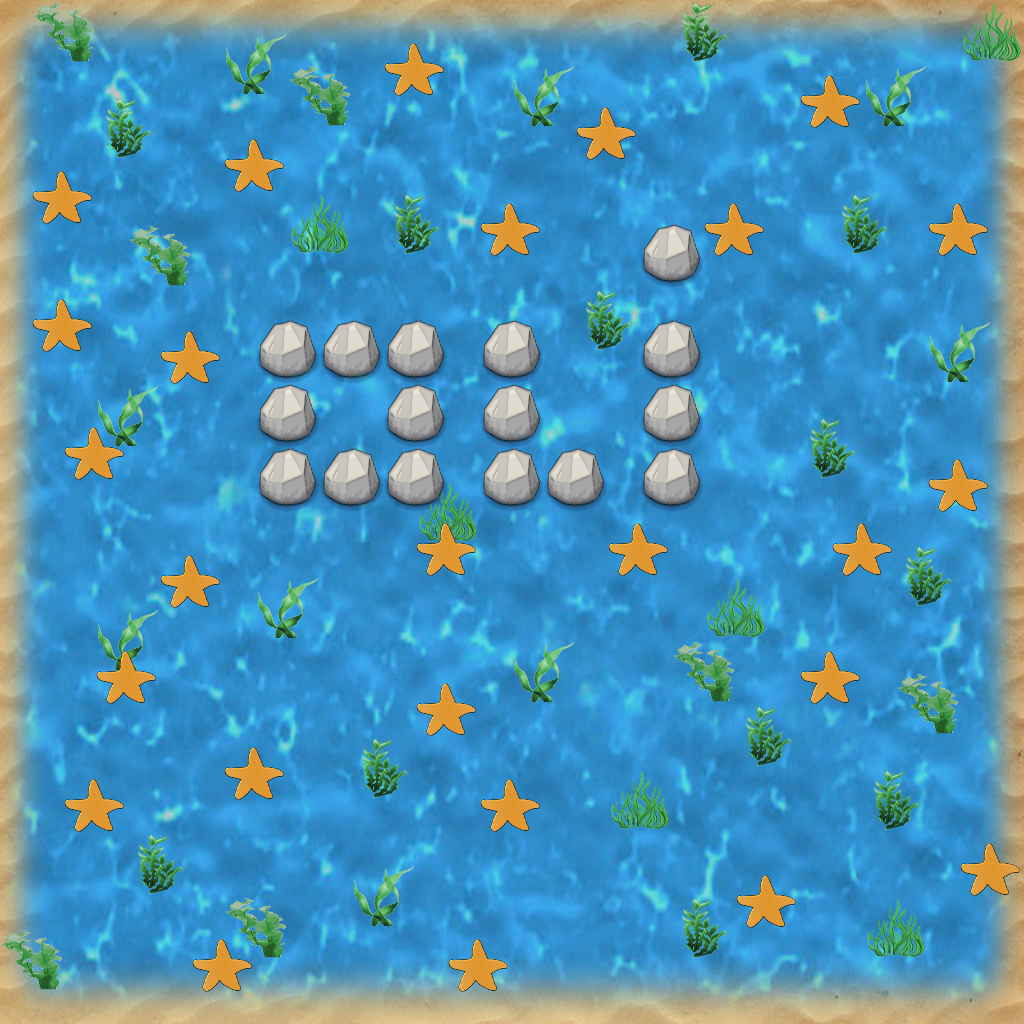

A level layout from a 2D game, rendered from its tile map. Below: a short description, then the map file with its tile-grid data intact:
An orthogonal 32x32 tile map with 32x32 px tiles, 1 tile layer (items), 3 tilesets, 1 image layer and 1 object (Start).

<map version="1.2" tiledversion="1.2.3" orientation="orthogonal" renderorder="right-down" width="32" height="32" tilewidth="32" tileheight="32" infinite="0" nextlayerid="6" nextobjectid="11">
 <tileset firstgid="1" name="ocean-plants" tilewidth="64" tileheight="64" tilecount="4" columns="2">
  <image source="ocean-plants.png" width="128" height="128" />
  <tile id="0">
   <properties>
    <property name="name" value="Plant0" />
   </properties>
  </tile>
  <tile id="1">
   <properties>
    <property name="name" value="Plant1" />
   </properties>
  </tile>
  <tile id="2">
   <properties>
    <property name="name" value="Plant2" />
   </properties>
  </tile>
  <tile id="3">
   <properties>
    <property name="name" value="Plant3" />
   </properties>
  </tile>
 </tileset>
 <tileset firstgid="5" name="rock" tilewidth="64" tileheight="64" tilecount="1" columns="1">
  <image source="rock.png" width="64" height="64" />
  <tile id="0">
   <properties>
    <property name="name" value="Rock" />
   </properties>
  </tile>
 </tileset>
 <tileset firstgid="6" name="starfish" tilewidth="60" tileheight="53" tilecount="1" columns="1">
  <image source="starfish.png" width="60" height="53" />
  <tile id="0">
   <properties>
    <property name="name" value="Starfish" />
   </properties>
  </tile>
 </tileset>
 <imagelayer id="2" name="background" opacity="0.98">
  <image source="large-water.jpg" width="1024" height="1024" />
 </imagelayer>
 <layer id="1" name="items" width="32" height="32">
  <properties>
   <property name="name" value="Start" />
  </properties>
  <data encoding="csv">
0,0,0,0,0,0,0,0,0,0,0,0,0,0,0,0,0,0,0,0,0,0,0,0,0,0,0,0,0,0,0,0,
0,4,0,0,0,0,0,0,0,0,0,0,0,0,0,0,0,0,0,0,0,1,0,0,0,0,0,0,0,0,3,0,
0,0,0,0,0,0,0,2,0,0,0,0,6,0,0,0,0,0,0,0,0,0,0,0,0,0,0,0,0,0,0,0,
0,0,0,0,0,0,0,0,0,4,0,0,0,0,0,0,2,0,0,0,0,0,0,0,0,6,0,2,0,0,0,0,
0,0,0,1,0,0,0,0,0,0,0,0,0,0,0,0,0,0,6,0,0,0,0,0,0,0,0,0,0,0,0,0,
0,0,0,0,0,0,0,6,0,0,0,0,0,0,0,0,0,0,0,0,0,0,0,0,0,0,0,0,0,0,0,0,
0,6,0,0,0,0,0,0,0,0,0,0,0,0,0,0,0,0,0,0,0,0,0,0,0,0,0,0,0,0,0,0,
0,0,0,0,0,0,0,0,0,3,0,0,1,0,0,6,0,0,0,0,0,0,6,0,0,0,1,0,0,6,0,0,
0,0,0,0,4,0,0,0,0,0,0,0,0,0,0,0,0,0,0,0,5,0,0,0,0,0,0,0,0,0,0,0,
0,0,0,0,0,0,0,0,0,0,0,0,0,0,0,0,0,0,0,0,0,0,0,0,0,0,0,0,0,0,0,0,
0,6,0,0,0,0,0,0,0,0,0,0,0,0,0,0,0,0,1,0,0,0,0,0,0,0,0,0,0,0,0,0,
0,0,0,0,0,6,0,0,5,0,5,0,5,0,0,5,0,0,0,0,5,0,0,0,0,0,0,0,0,2,0,0,
0,0,0,0,0,0,0,0,0,0,0,0,0,0,0,0,0,0,0,0,0,0,0,0,0,0,0,0,0,0,0,0,
0,0,0,2,0,0,0,0,5,0,0,0,5,0,0,5,0,0,0,0,5,0,0,0,0,0,0,0,0,0,0,0,
0,0,6,0,0,0,0,0,0,0,0,0,0,0,0,0,0,0,0,0,0,0,0,0,0,1,0,0,0,0,0,0,
0,0,0,0,0,0,0,0,5,0,5,0,5,0,0,5,0,5,0,0,5,0,0,0,0,0,0,0,0,6,0,0,
0,0,0,0,0,0,0,0,0,0,0,0,0,3,0,0,0,0,0,0,0,0,0,0,0,0,0,0,0,0,0,0,
0,0,0,0,0,0,0,0,0,0,0,0,0,6,0,0,0,0,0,6,0,0,0,0,0,0,6,0,0,0,0,0,
0,0,0,0,0,6,0,0,0,0,0,0,0,0,0,0,0,0,0,0,0,0,0,0,0,0,0,0,1,0,0,0,
0,0,0,0,0,0,0,0,2,0,0,0,0,0,0,0,0,0,0,0,0,0,3,0,0,0,0,0,0,0,0,0,
0,0,0,2,0,0,0,0,0,0,0,0,0,0,0,0,0,0,0,0,0,0,0,0,0,0,0,0,0,0,0,0,
0,0,0,6,0,0,0,0,0,0,0,0,0,0,0,0,2,0,0,0,0,4,0,0,0,6,0,0,0,0,0,0,
0,0,0,0,0,0,0,0,0,0,0,0,0,6,0,0,0,0,0,0,0,0,0,0,0,0,0,0,4,0,0,0,
0,0,0,0,0,0,0,0,0,0,0,0,0,0,0,0,0,0,0,0,0,0,0,1,0,0,0,0,0,0,0,0,
0,0,0,0,0,0,0,6,0,0,0,1,0,0,0,0,0,0,0,0,0,0,0,0,0,0,0,0,0,0,0,0,
0,0,6,0,0,0,0,0,0,0,0,0,0,0,0,6,0,0,0,3,0,0,0,0,0,0,0,1,0,0,0,0,
0,0,0,0,0,0,0,0,0,0,0,0,0,0,0,0,0,0,0,0,0,0,0,0,0,0,0,0,0,0,0,0,
0,0,0,0,1,0,0,0,0,0,0,0,0,0,0,0,0,0,0,0,0,0,0,0,0,0,0,0,0,0,6,0,
0,0,0,0,0,0,0,0,0,0,0,2,0,0,0,0,0,0,0,0,0,0,0,6,0,0,0,0,0,0,0,0,
0,0,0,0,0,0,0,4,0,0,0,0,0,0,0,0,0,0,0,0,0,1,0,0,0,0,0,3,0,0,0,0,
4,0,0,0,0,0,6,0,0,0,0,0,0,0,6,0,0,0,0,0,0,0,0,0,0,0,0,0,0,0,0,0,
0,0,0,0,0,0,0,0,0,0,0,0,0,0,0,0,0,0,0,0,0,0,0,0,0,0,0,0,0,0,0,0
</data>
 </layer>
 <objectgroup id="5" name="objects">
  <object id="8" name="Start" x="30" y="874" width="106" height="90" />
 </objectgroup>
</map>
